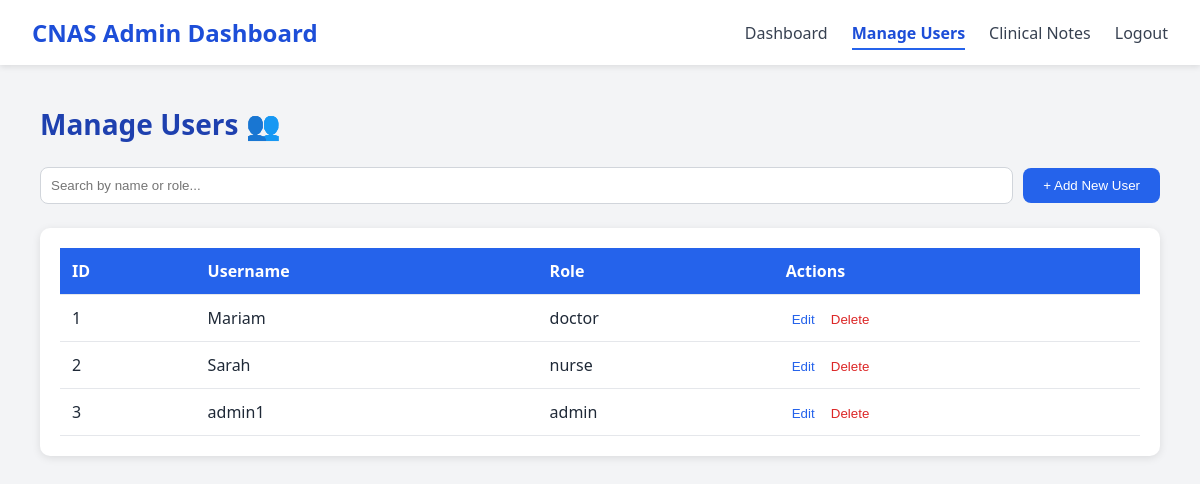
The page /admin-users on the database as committed earlier.
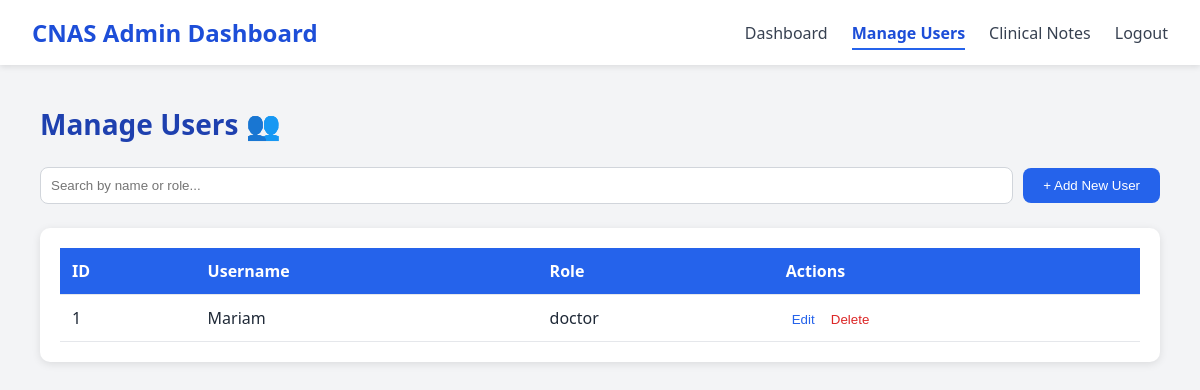
The same page on the database as committed later.
### tables this page shows
CREATE TABLE users (
                    id INTEGER PRIMARY KEY AUTOINCREMENT,
                    username TEXT UNIQUE NOT NULL,
                    password TEXT NOT NULL,
                    role TEXT NOT NULL);

### app.py (the view)
@app.route('/admin-users')
def admin_users():
    conn = get_db()
    users = conn.execute("SELECT * FROM users").fetchall()
    conn.close()
    return render_template('admin-users.html', users=users)

### app.py (called while the page is built)
def get_db():
    conn = sqlite3.connect("database.db")
    conn.row_factory = sqlite3.Row
    return conn

### Templates/admin-users.html (shortened to what this page needs)
<!DOCTYPE html>
<html lang="en">
<head>
</head>
<body>
  <nav>
    <h1>CNAS Admin Dashboard</h1>
    <ul>
      <li><a href="{{ url_for('admin_dashboard') }}">Dashboard</a></li>
      <li><a href="{{ url_for('admin_users') }}" class="text-blue-700">Manage Users</a></li>
      <li><a href="{{ url_for('admin_notes') }}" >Clinical Notes</a></li>
      <li><a href="{{ url_for('login') }}" class="hover:text-red-600">Logout</a></li>
    </ul>
  </nav>
  <main class="main">
    <h2>Manage Users 👥</h2>
    <div class="top-controls">
      <input id="searchInput" type="text" placeholder="Search by name or role..." />
      <button id="addUserBtn">+ Add New User</button>
    </div>
    <section class="table-section">
      <table>
        <thead>
          <tr><th>ID</th><th>Username</th><th>Role</th><th>Actions</th></tr>
        </thead>
        <tbody id="userTable">
          {% for user in users %}
          <tr>
            <td>{{ user['id'] }}</td>
            <td>{{ user['username'] }}</td>
            <td>{{ user['role'] }}</td>
            <td>
              <button class="link-edit" data-id="{{ user['id'] }}" data-username="{{ user['username'] }}" data-role="{{ user['role'] }}">Edit</button>
              <button class="link-delete" data-id="{{ user['id'] }}">Delete</button>
            </td>
          </tr>
          {% endfor %}
        </tbody>
      </table>
    </section>
  </main>
</body>
</html>

Rows that differ between the two databases and show on the page:
removed users: id "2", username "Sarah", role "nurse"
removed users: id "3", username "admin1", role "admin"
